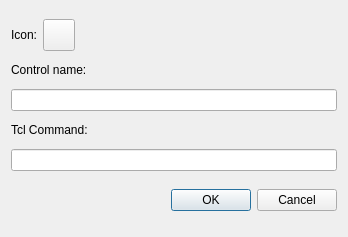
<?xml version="1.0" encoding="UTF-8"?>
<ui version="4.0">
 <class>ControlDialog</class>
 <widget class="QDialog" name="ControlDialog">
  <property name="geometry">
   <rect>
    <x>0</x>
    <y>0</y>
    <width>348</width>
    <height>237</height>
   </rect>
  </property>
  <property name="sizePolicy">
   <sizepolicy hsizetype="Preferred" vsizetype="Preferred">
    <horstretch>0</horstretch>
    <verstretch>0</verstretch>
   </sizepolicy>
  </property>
  <property name="windowTitle">
   <string>Manage control buttons</string>
  </property>
  <layout class="QVBoxLayout" stretch="1,0">
   <item>
    <layout class="QVBoxLayout" name="bleh">
     <property name="spacing">
      <number>12</number>
     </property>
     <property name="topMargin">
      <number>0</number>
     </property>
     <item>
      <layout class="QVBoxLayout" name="verticalLayout_2">
       <property name="spacing">
        <number>12</number>
       </property>
       <property name="leftMargin">
        <number>0</number>
       </property>
       <property name="topMargin">
        <number>0</number>
       </property>
       <property name="rightMargin">
        <number>0</number>
       </property>
       <property name="bottomMargin">
        <number>0</number>
       </property>
       <item>
        <widget class="QWidget" name="widget" native="true">
         <property name="sizePolicy">
          <sizepolicy hsizetype="Preferred" vsizetype="Fixed">
           <horstretch>0</horstretch>
           <verstretch>0</verstretch>
          </sizepolicy>
         </property>
         <layout class="QHBoxLayout" name="iconLayout" stretch="0,0,0">
          <property name="spacing">
           <number>6</number>
          </property>
          <property name="sizeConstraint">
           <enum>QLayout::SetDefaultConstraint</enum>
          </property>
          <property name="leftMargin">
           <number>0</number>
          </property>
          <property name="topMargin">
           <number>0</number>
          </property>
          <property name="rightMargin">
           <number>0</number>
          </property>
          <property name="bottomMargin">
           <number>0</number>
          </property>
          <item>
           <widget class="QLabel" name="label_2">
            <property name="sizePolicy">
             <sizepolicy hsizetype="Preferred" vsizetype="Fixed">
              <horstretch>0</horstretch>
              <verstretch>0</verstretch>
             </sizepolicy>
            </property>
            <property name="text">
             <string>Icon:</string>
            </property>
           </widget>
          </item>
          <item>
           <widget class="QPushButton" name="btnIcon">
            <property name="sizePolicy">
             <sizepolicy hsizetype="Maximum" vsizetype="Fixed">
              <horstretch>0</horstretch>
              <verstretch>0</verstretch>
             </sizepolicy>
            </property>
            <property name="minimumSize">
             <size>
              <width>32</width>
              <height>32</height>
             </size>
            </property>
            <property name="maximumSize">
             <size>
              <width>32</width>
              <height>32</height>
             </size>
            </property>
            <property name="text">
             <string/>
            </property>
            <property name="flat">
             <bool>false</bool>
            </property>
           </widget>
          </item>
          <item>
           <spacer name="horizontalSpacer">
            <property name="orientation">
             <enum>Qt::Horizontal</enum>
            </property>
            <property name="sizeHint" stdset="0">
             <size>
              <width>40</width>
              <height>20</height>
             </size>
            </property>
           </spacer>
          </item>
         </layout>
        </widget>
       </item>
       <item>
        <widget class="QLabel" name="lblAddress">
         <property name="sizePolicy">
          <sizepolicy hsizetype="Preferred" vsizetype="Fixed">
           <horstretch>0</horstretch>
           <verstretch>0</verstretch>
          </sizepolicy>
         </property>
         <property name="text">
          <string>Control name:</string>
         </property>
        </widget>
       </item>
       <item>
        <widget class="QLineEdit" name="ctrlName"/>
       </item>
       <item>
        <widget class="QLabel" name="label">
         <property name="sizePolicy">
          <sizepolicy hsizetype="Preferred" vsizetype="Fixed">
           <horstretch>0</horstretch>
           <verstretch>0</verstretch>
          </sizepolicy>
         </property>
         <property name="text">
          <string>Tcl Command:</string>
         </property>
        </widget>
       </item>
       <item>
        <widget class="QLineEdit" name="tclCommand"/>
       </item>
      </layout>
     </item>
    </layout>
   </item>
   <item>
    <layout class="QHBoxLayout">
     <property name="spacing">
      <number>6</number>
     </property>
     <property name="sizeConstraint">
      <enum>QLayout::SetDefaultConstraint</enum>
     </property>
     <property name="margin" stdset="0">
      <number>0</number>
     </property>
     <item>
      <spacer>
       <property name="orientation">
        <enum>Qt::Horizontal</enum>
       </property>
       <property name="sizeHint" stdset="0">
        <size>
         <width>131</width>
         <height>31</height>
        </size>
       </property>
      </spacer>
     </item>
     <item>
      <widget class="QPushButton" name="okButton">
       <property name="text">
        <string>OK</string>
       </property>
       <property name="default">
        <bool>true</bool>
       </property>
      </widget>
     </item>
     <item>
      <widget class="QPushButton" name="cancelButton">
       <property name="text">
        <string>Cancel</string>
       </property>
      </widget>
     </item>
    </layout>
   </item>
  </layout>
 </widget>
 <resources/>
 <connections/>
</ui>
